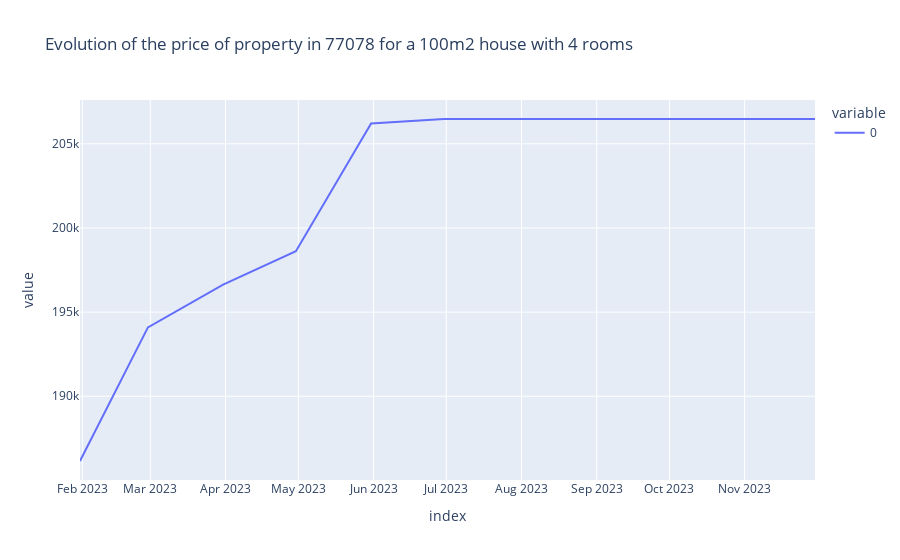

The notebook cell saved with this chart:
### Code cell
# Make a prediction for the next year for a 100m2 house with 4 rooms in 77078 and plot the evolution of the price of property

forecast = model.predict(
    pd.DataFrame({"new_commune": [77078]*11, "Type local": ["Maison"]*11, "Surface Totale": [100]*11, "Nombre pieces principales": [4]*11, "Date mutation": pd.date_range(start="2023-01-01", periods=11, freq="M")}))
forecast = pd.Series(forecast, index=pd.date_range(
    start="2023-01-01", periods=11, freq="M")
)
px.line(forecast, title="Evolution of the price of property in 77078 for a 100m2 house with 4 rooms")

### Figure 1 — Plotly figure (JSON) as saved in the notebook; plotly's stock layout.template omitted (floating-point values rounded to 4 significant figures)
{"data": [{"hovertemplate": "variable=0<br>index=%{x}<br>value=%{y}<extra></extra>", "legendgroup": "0", "line": {"color": "#636efa", "dash": "solid"}, "marker": {"symbol": "circle"}, "mode": "lines", "name": "0", "orientation": "v", "showlegend": true, "type": "scatter", "x": ["2023-01-31T00:00:00", "2023-02-28T00:00:00", "2023-03-31T00:00:00", "2023-04-30T00:00:00", "2023-05-31T00:00:00", "2023-06-30T00:00:00", "2023-07-31T00:00:00", "2023-08-31T00:00:00", "2023-09-30T00:00:00", "2023-10-31T00:00:00", "2023-11-30T00:00:00"], "xaxis": "x", "y": [186200.0, 194100.0, 196600.0, 198600.0, 206206, 206500.0, 206500.0, 206500.0, 206500.0, 206500.0, 206500.0], "yaxis": "y"}], "layout": {"legend": {"title": {"text": "variable"}, "tracegroupgap": 0}, "title": {"text": "Evolution of the price of property in 77078 for a 100m2 house with 4 rooms"}, "xaxis": {"anchor": "y", "domain": [0, 1], "title": {"text": "index"}}, "yaxis": {"anchor": "x", "domain": [0, 1], "title": {"text": "value"}}}}
